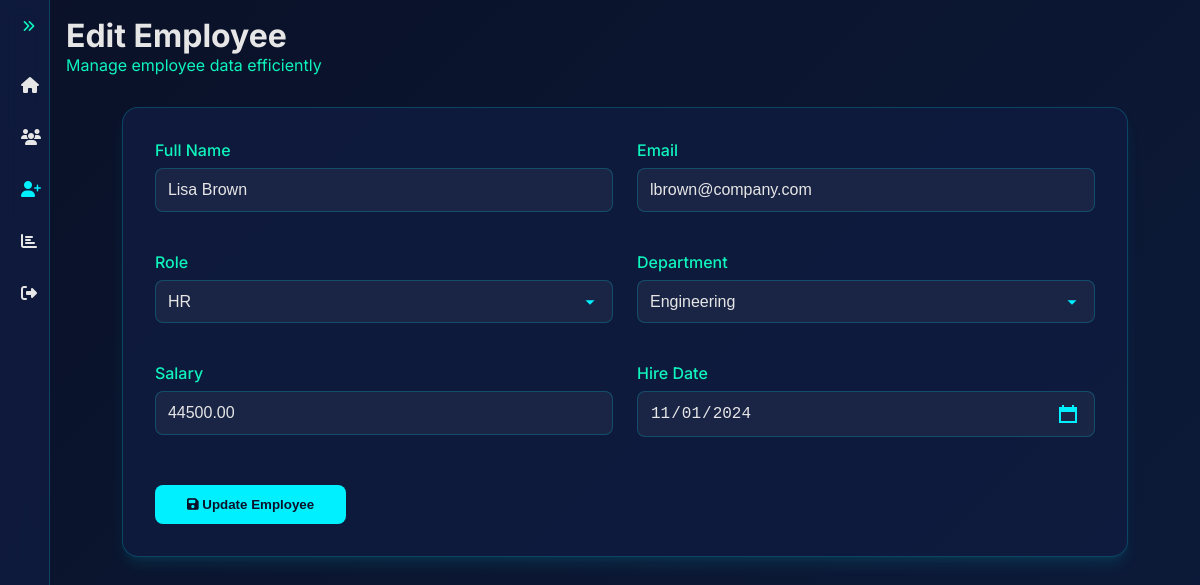
Screenshot of /add_employee.php?id=18 (signed in) with the database file from the repository.
### tables this page shows
CREATE TABLE `employees` (
  `id` int(11) NOT NULL,
  `name` varchar(100) NOT NULL,
  `email` varchar(100) NOT NULL,
  `role` varchar(50) NOT NULL,
  `department` varchar(50) NOT NULL,
  `salary` decimal(10,2) NOT NULL,
  `hire_date` date DEFAULT NULL
);

### add_employee.php (the view, shortened to what this page needs)
<?php
require_once 'include/db_config.php';
$employee = [
    'name' => '',
    'email' => '',
    'role' => '',
    'department' => '',
    'salary' => '',
    'hire_date' => date('Y-m-d')
];
$edit_mode = false;
if (isset($_GET['id']) && is_numeric($_GET['id'])) {
    $edit_mode = true;
    $id = $_GET['id'];
    $query = "SELECT * FROM employees WHERE id = ?";
    $stmt = mysqli_prepare($conn, $query);
    mysqli_stmt_bind_param($stmt, "i", $id);
    mysqli_stmt_execute($stmt);
    $result = mysqli_stmt_get_result($stmt);
    if ($result && mysqli_num_rows($result) > 0) {
        $employee = mysqli_fetch_assoc($result);
    }
}
?>
<!DOCTYPE html>
<html lang="en">
<head>
    <link href="https://cdnjs.cloudflare.com/ajax/libs/font-awesome/6.7.2/css/all.min.css" rel="stylesheet">
    <link rel="stylesheet" href="css/main.css">
    <link rel="stylesheet" href="css/add_employee.css">
</head>
<body>
    <?php include 'include/sidebar.php' ?>
    <main class="main-content">
        <div>
            <h1><?php echo $edit_mode ? 'Edit Employee' : 'Add New Employee'; ?></h1>
            <p>Manage employee data efficiently</p>
        </div>
        <form method="POST">
            <div class="form-grid">
                <div class="form-group">
                    <label class="form-label" for="name">Full Name</label>
                    <input type="text" class="form-control" id="name" name="name"
                        value="<?php echo htmlspecialchars($employee['name']); ?>" required>
                </div>
                <div class="form-group">
                    <label class="form-label" for="email">Email</label>
                    <input type="email" class="form-control" id="email" name="email"
                        value="<?php echo htmlspecialchars($employee['email']); ?>" required>
                </div>
                <div class="form-group">
                    <label class="form-label" for="role">Role</label>
                    <select class="form-control" id="role" name="role" required>
                        <option value="HR" <?php echo ($employee['role'] === 'HR') ? 'selected' : ''; ?>>HR</option>
                    </select>
                </div>
                <div class="form-group">
                    <label class="form-label" for="department">Department</label>
                    <select class="form-control" id="department" name="department" required>
                        <option value="Engineering" <?php echo ($employee['department'] === 'Engineering') ? 'selected' : ''; ?>>Engineering</option>
                    </select>
                </div>
                <div class="form-group">
                    <label class="form-label" for="salary">Salary</label>
                    <div class="input-wrapper">
                        <input type="number" class="form-control" id="salary" name="salary" min="0" step="1"
                            value="<?php echo htmlspecialchars($employee['salary']); ?>">
                    </div>
                </div>
                <div class="form-group">
                    <label class="form-label" for="hire_date">Hire Date</label>
                    <input type="date" class="form-control" id="hire_date" name="hire_date"
                        value="<?php echo htmlspecialchars($employee['hire_date'] ?? date('Y-m-d')); ?>"
                        max="<?php echo date('Y-m-d'); ?>" required>
                </div>
            </div>
            <button type="submit" class="btn btn-primary">
                <i class="fas fa-save"></i> <?php echo $edit_mode ? 'Update Employee' : 'Add Employee'; ?>
            </button>
        </form>
    </main>
</body>
</html>

### css/main.css (style rules this page uses)
:root { --primary-color: #00f0ff; --secondary-color: #0ff3bd; --background-dark: #0a1128; --text-light: #e6e6e6; --accent-glow: rgba(0, 240, 255, 0.3); --card-shadow: 0 10px 15px -3px rgba(0, 240, 255, 0.1), 0 4px 6px -2px rgba(0, 240, 255, 0.05); }
* { margin: 0; padding: 0; box-sizing: border-box; scrollbar-width: thin; scrollbar-color: var(--primary-color) rgba(16, 28, 64, 0.8); }
body { font-family: "Inter", sans-serif; background: linear-gradient(135deg, #0a1128 0%, #0c1b3a 100%); color: var(--text-light); min-height: 100vh; display: grid; grid-template-columns: auto 1fr; }
.main-content { padding: 1rem; max-width: 100%; }
.main-content > div:first-child p { color: var(--secondary-color); }

### css/add_employee.css (style rules this page uses)
form { max-width: 1200px; margin: 2rem auto; width: 90%; background: rgba(16, 28, 64, 0.8); border: 1px solid rgba(0, 240, 255, 0.2); border-radius: 1rem; padding: 2rem; box-shadow: var(--card-shadow); }
.form-grid { display: grid; grid-template-columns: 1fr 1fr; gap: 1.5rem; margin-bottom: 2rem; }
.form-group { margin-bottom: 1rem; }
.form-label { display: block; margin-bottom: 0.5rem; color: var(--secondary-color); font-weight: 500; }
.form-control { width: 100%; padding: 0.75rem; background: rgba(255, 255, 255, 0.05); border: 1px solid rgba(0, 240, 255, 0.2); border-radius: 0.5rem; color: var(--text-light); font-size: 1rem; transition: all 0.3s ease; }
select.form-control { appearance: none; background-repeat: no-repeat; background-position: right 1rem center; padding-right: 2.5rem; }
select.form-control option { background-color: rgba(16, 28, 64, 0.95); color: var(--text-light); padding: 0.75rem; border-bottom: 1px solid rgba(0, 240, 255, 0.2); outline: none; }
.input-wrapper { position: relative; }
input[type="number"] { padding-right: 2.5rem; }
input[type="date"].form-control { position: relative; padding-right: 2.5rem; background-position: right 1rem center; }
.btn { padding: 0.75rem 2rem; border: none; border-radius: 0.5rem; cursor: pointer; font-weight: 600; transition: all 0.3s ease; }
.btn-primary { background-color: var(--primary-color); color: var(--background-dark); }

### rows the page displays
employees: name "Lisa Brown", email "lbrown@company.com", role "HR", department "Engineering", salary "44500.00", hire_date "11/01/2024"
